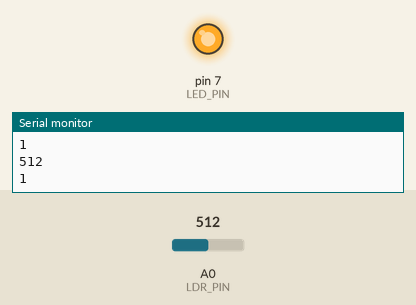
Simulated run of this sketch. Board: Arduino Uno, built with avr-gcc and run on an emulated ATmega328P. Parts: output pins drawn as LEDs (lit = HIGH), the last lines printed to the serial monitor. The test bench sets the inputs (shaded band); at power-on: A0 (LDR_PIN) = 512.

Above: at 1.3 s.
1.4 s: A0 (LDR_PIN) set to 484
At 2.6 s:
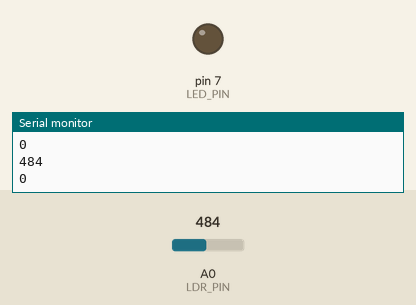
3.0 s: A0 (LDR_PIN) set to 510
At 3.8 s:
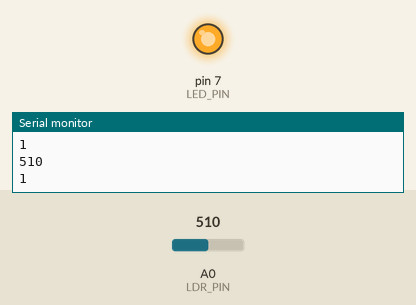
4.5 s: A0 (LDR_PIN) set to 490
At 5.0 s:
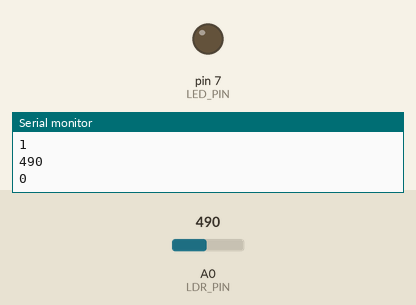
Timing chart, 0 to 7.5 s (numbered marks = the images above; inputs shaded):
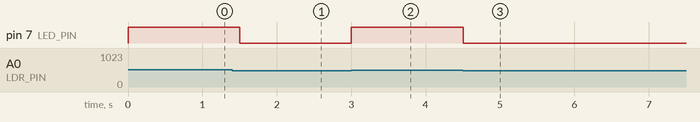

The sketch:

Task1.1P.ino
```cpp
// Based on circuit design and code by Learn It Easily
//   who uploaded once and never again, RIP
// https://youtu.be/BLpzOAYacW0

// Set pin values
const uint8_t LDR_PIN = A0;
const uint8_t LED_PIN = 7;

// Threshold for LDR to trigger
const int LIGHT_THRESHOLD = 500;

// Track darkness (inverse of light)
bool is_dark = false;

void setup()
{
  pinMode(LED_PIN, OUTPUT);

  Serial.begin(9600);
}

void loop()
{
  // SENSE light level
  int dark_level = analogRead(A0);

  // THINK about war, peace, and light level
  if(LIGHT_THRESHOLD > dark_level)
  {
    is_dark = false;
  }
  else
  {
    is_dark = true;
  }

  // ACT depending on light level
  digitalWrite(LED_PIN, is_dark);

  // LOG old growth forests to induce climate change
  Serial.println(dark_level);
  Serial.println(is_dark);

  // Slow the loop down to make it easier to follow along
  delay(500);
}
```

Measured:
- the behaviour switches between 500 and 499 on A0 (LDR_PIN) (found by bisection; images 0 and 1)
- after the input at 1.4 s, pin 7 (LED_PIN): HIGH → LOW after 0.10 s
- after the input at 3.0 s, pin 7 (LED_PIN): LOW → HIGH at once
- after the input at 4.5 s, pin 7 (LED_PIN): HIGH → LOW at once
